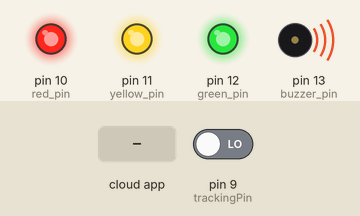
Recording of a sketch running on a simulated Arduino Uno, built with avr-gcc and run on an emulated ATmega328P. Parts: output pins drawn as LEDs (lit = HIGH), buzzer (waves = sounding, pin HIGH). The inputs (shaded band) are chosen by the test bench; at power-on: pin 9 (trackingPin) LOW. The ROS host is connected and sends only what is stated.

Above: at 1.2 s.
1.3 s: the phone or cloud app sets buzzer_tag to 1
At 2.5 s:
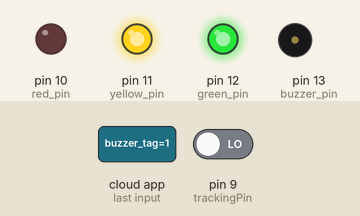
2.8 s: the phone or cloud app sets buzzer_tag to 0
At 4.0 s:
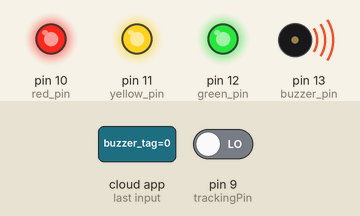
Timing chart, 0 to 5.8 s (numbered marks = the images above; inputs shaded):
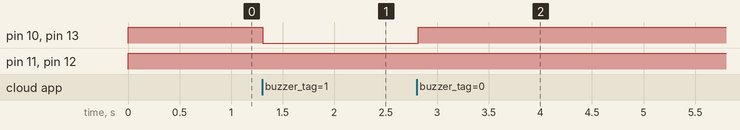

Measured:
- after the input at 1.3 s, pin 10 (red_pin), pin 13 (buzzer_pin): HIGH → LOW at once
- after the input at 2.8 s, pin 10 (red_pin), pin 13 (buzzer_pin): LOW → HIGH at once

The sketch:

pole4_tag_arduino.ino
```cpp
#include <ros.h>
#include <std_msgs/Byte.h>

ros::NodeHandle nh;
std_msgs::Byte msg;

void buzzer_cb(const std_msgs::Byte& msg);
void traffic_light_cb(const std_msgs::Byte& msg);

ros::Publisher pole4_tag_pub("pole4_sensor",&msg);
ros::Subscriber<std_msgs::Byte> buzzer_sub("/buzzer_tag", &buzzer_cb);
ros::Subscriber<std_msgs::Byte> traffic_light_sub("traffic_light_tag", &traffic_light_cb);

const int trackingPin = 9;
const int red_pin =10;
const int yellow_pin =11;
const int green_pin =12;
const int buzzer_pin=13;
int val, tag_value=0;
int buzzer_on_flag=0;
int led_flag=0;

unsigned long old_time,tag_old_time=0;
unsigned long react_sec=750;  //ms
unsigned long maintain_sec=5000;
unsigned long ir_old_time=4251;  //@ can change

void setup() {
  Serial.begin(9600); // open the serial port at 9600 bps:
  nh.initNode();

  nh.advertise(pole4_tag_pub);
  nh.subscribe(buzzer_sub);
  nh.subscribe(traffic_light_sub);

  pinMode(trackingPin, INPUT); // set trackingPin as INPUT
  pinMode(red_pin, OUTPUT);
  pinMode(yellow_pin, OUTPUT);
  pinMode(green_pin, OUTPUT);
  pinMode(buzzer_pin, OUTPUT);
}

void loop()
{
  val = digitalRead(trackingPin); // read the value of tracking module

  if(val==1 && (millis()-tag_old_time)>maintain_sec)
  //태그가 되지 않고 태그가 된지 maintain_sec이후 인경우
  {
    nh.logwarn("ir not detect");
    tag_value=0;
    ir_old_time=millis();
  }
  else if(val==0)
  //태그가 될 경우
  {
    nh.logwarn("ir detect");
    tag_old_time=millis();
  }
  if(millis()>ir_old_time+react_sec)
  //태그가 된 react_sec후에 반응
  {
    tag_value=1;
  }

  if(millis()-old_time>=1)
  //1초 동안 publish
  {
    msg.data=tag_value;
    pole4_tag_pub.publish(&msg);
    old_time=millis();
  }

  if(buzzer_on_flag==1)
  {
    //nh.logwarn("buzzer on");
    led_flag=4;
    digitalWrite(buzzer_pin, LOW);
    digitalWrite(red_pin, LOW);
    digitalWrite(yellow_pin, HIGH);
    digitalWrite(green_pin, HIGH);
  }
  else
  {
    //nh.logwarn("buzzer off");
    led_flag=4;
    digitalWrite(buzzer_pin, HIGH);
    digitalWrite(red_pin, HIGH);
    digitalWrite(yellow_pin, HIGH);
    digitalWrite(green_pin, HIGH);
  }

  switch (led_flag) {
  case 1:
    //nh.logwarn("red on");
    digitalWrite(red_pin, LOW);
    digitalWrite(yellow_pin, HIGH);
    digitalWrite(green_pin, HIGH);
    break;
  case 2:
    //nh.logwarn("yellow on");
    digitalWrite(red_pin, HIGH);
    digitalWrite(yellow_pin, LOW);
    digitalWrite(green_pin, HIGH);
    break;
  case 3:
    //nh.logwarn("green on");
    digitalWrite(red_pin, HIGH);
    digitalWrite(yellow_pin, HIGH);
    digitalWrite(green_pin, LOW);
    break;
  case 4:
    break;
  default:
    //nh.logwarn("led off");
    digitalWrite(red_pin, HIGH);
    digitalWrite(yellow_pin, HIGH);
    digitalWrite(green_pin, HIGH);
    break;
  }
  delay(25);
  nh.spinOnce();
}

void buzzer_cb(const std_msgs::Byte& msg)
{
    if(msg.data==1)
    {
      buzzer_on_flag=1;
    }
    else
    {
      buzzer_on_flag=0;
    }
}
void traffic_light_cb(const std_msgs::Byte& msg)
{
    if(msg.data==1)  //red
    {
      led_flag=1;
    }
    else if(msg.data==2)  //yellow
    {
      led_flag=2;
    }
    else if(msg.data==3)  //green
    {
      led_flag=3;
    }
}
```
